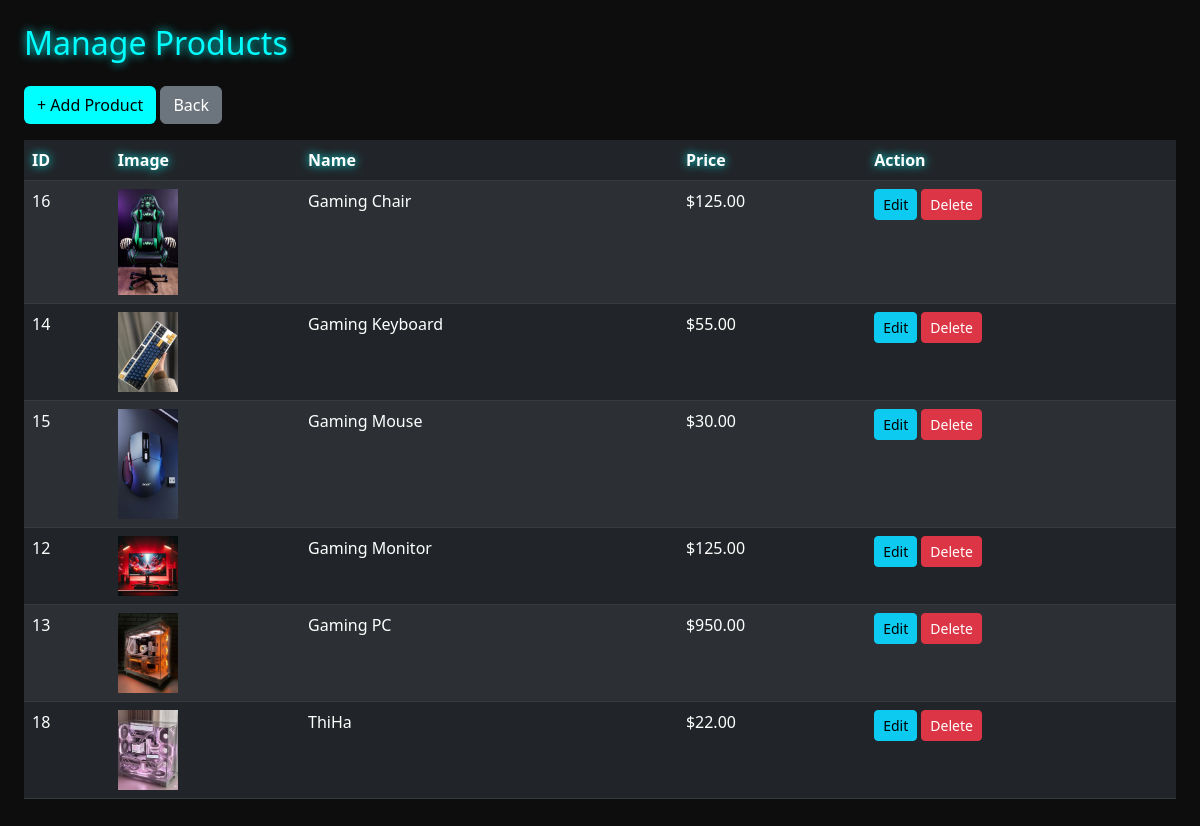
The app's page /admin/products.php (signed in) with its own data.
### tables this page shows
CREATE TABLE IF NOT EXISTS `products` (
  `id` int(11) NOT NULL AUTO_INCREMENT,
  `name` varchar(255) NOT NULL,
  `price` decimal(10,2) NOT NULL,
  `image` varchar(255) NOT NULL,
  `description` text DEFAULT NULL,
  `stock` int(11) DEFAULT 0,
  `created_at` timestamp NULL DEFAULT current_timestamp(),
  PRIMARY KEY (`id`)
);

### admin/products.php (the view, shortened to what this page needs)
<?php
include '../config/connection.php';
$stmt = $conn->query("SELECT * FROM products");
$products = $stmt->fetchAll(PDO::FETCH_ASSOC);
?>
<!DOCTYPE html>
<html>
<head>
  <link href="https://cdn.jsdelivr.net/npm/bootstrap@5.3.0/dist/css/bootstrap.min.css" rel="stylesheet">
</head>
<body class="p-4">
  <h2 class="neon mb-4"> Manage Products</h2>
  <a href="add_product.php" class="btn btn-neon mb-3">+ Add Product</a>
  <a href="/gamingsetup/admin/dashboard.php" class="btn btn-secondary mb-3">Back</a>
  <table class="table table-dark table-striped">
    <thead>
      <tr class="neon">
        <th>ID</th>
        <th>Image</th>
        <th>Name</th>
        <th>Price</th>
        <th>Action</th>
      </tr>
    </thead>
    <tbody>
      <?php foreach ($products as $row): ?>
        <tr>
          <td><?= $row['id'] ?></td>
          <td>
            <img src="img/<?= $row['image'] ?>" width="60">
          </td>
          <td><?= $row['name'] ?></td>
          <td>$<?= $row['price'] ?></td>
          <td>
            <a href="edit_product.php?id=<?= $row['id'] ?>"
              class="btn btn-info btn-sm">
              Edit
            </a>
            <a href="products.php?delete=<?= $row['id'] ?>"
              class="btn btn-danger btn-sm"
              onclick="return confirm('Delete this product?')">
              Delete
            </a>
          </td>
        </tr>
      <?php endforeach; ?>
    </tbody>
  </table>
</body>
</html>

### admin/products.php (style rules this page uses)
body { background: #0d0d0d; color: white; }
.neon { color: #0ff; text-shadow: 0 0 10px #0ff; }
.btn-neon { background: #0ff; color: black; }

### records on screen
products: id "16", image (picture), name "Gaming Chair", price "125.00"
products: id "14", image (picture), name "Gaming Keyboard", price "55.00"
products: id "15", image (picture), name "Gaming Mouse", price "30.00"
products: id "12", image (picture), name "Gaming Monitor", price "125.00"
products: id "13", image (picture), name "Gaming PC", price "950.00"
products: id "18", image (picture), name "ThiHa", price "22.00"
